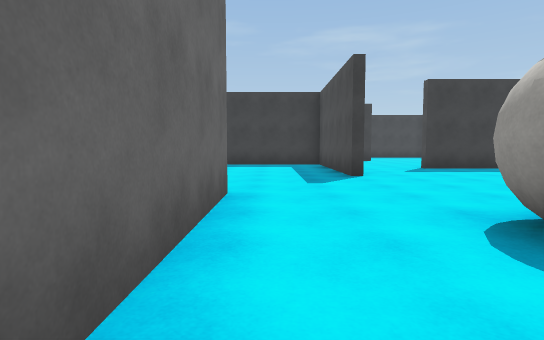
View 1 (above)

18 first-person views from a walk through a scene from a Unity 3-D project. The camera is 1.2 m above the floor, tilts 4° down and sees 80° across. The floor is counted in squares, 2 m on a side. Each view is taken from the middle of a square. On the plan, view 1 faces up. The plan holds only what a view shows up to about 10 squares ahead; the rest is blank. The place goes on beyond the plan. The player character is not drawn. Surface patterns are stand-ins for the level's own textures.

View 2
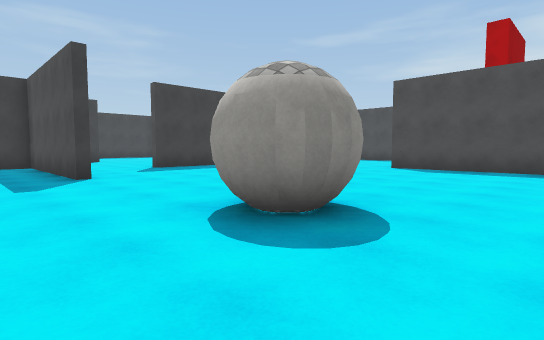

View 3
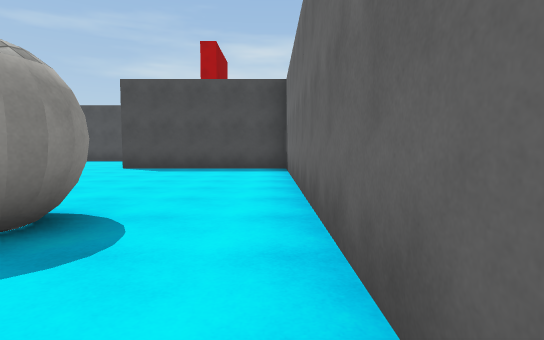

View 4
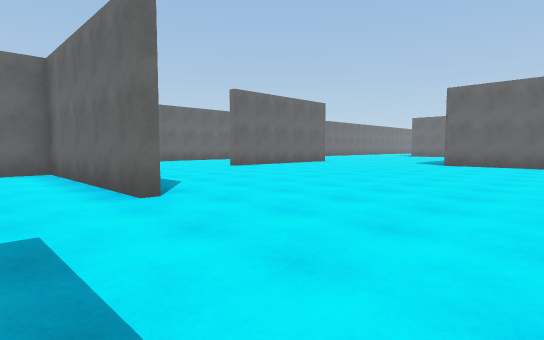

View 5
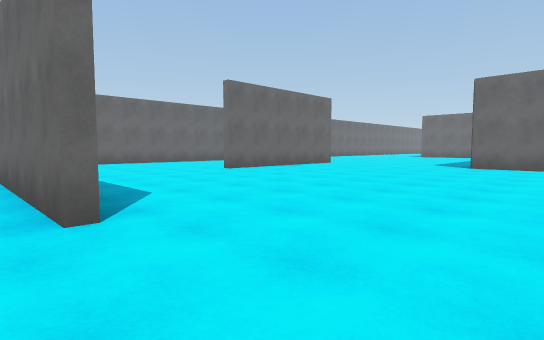

View 6
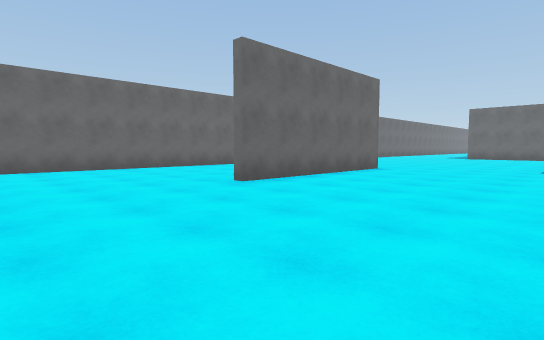

View 7
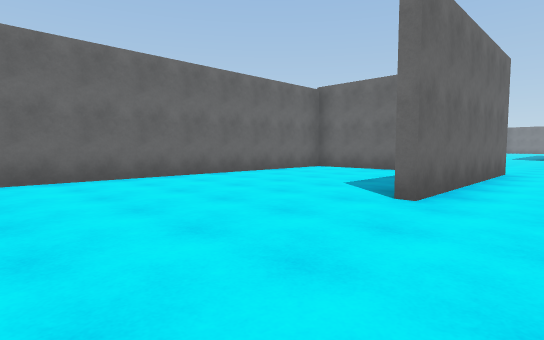

View 8
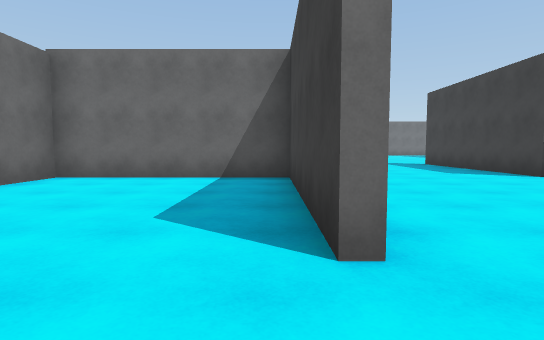

View 9
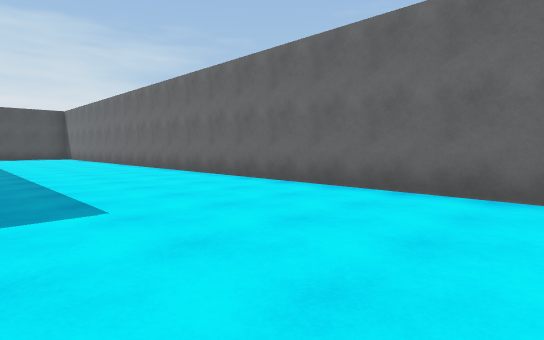

View 10
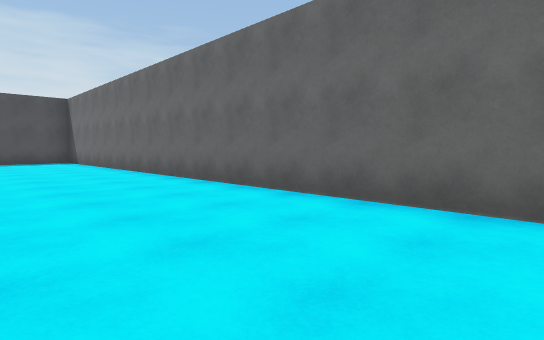

View 11
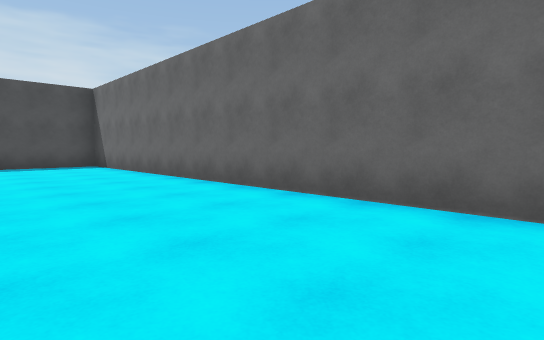

View 12
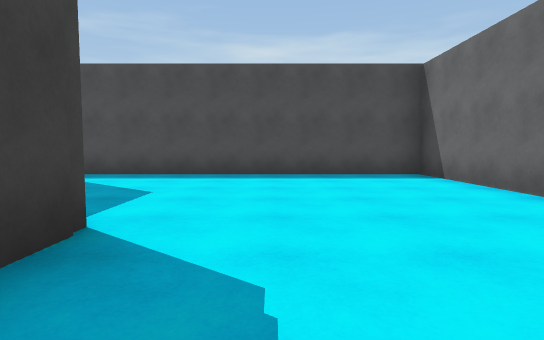

View 13
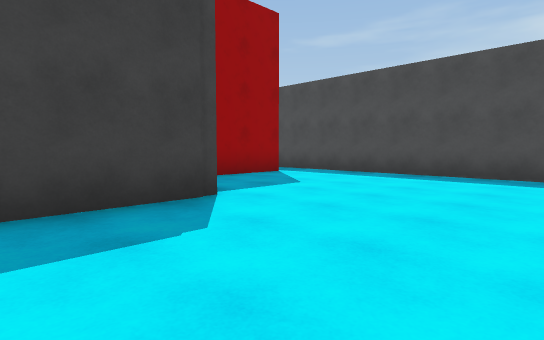

View 14
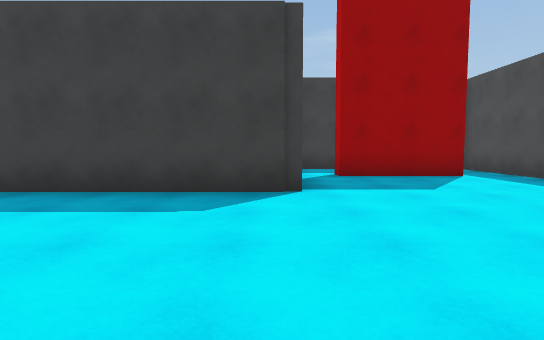

View 15
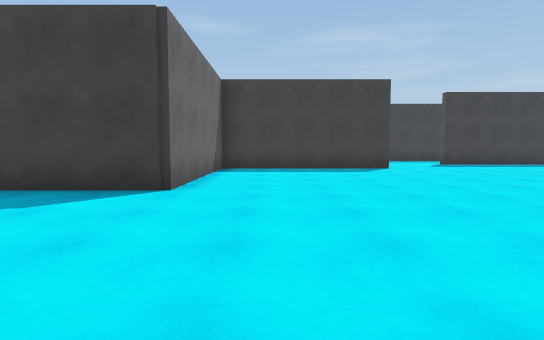

View 16
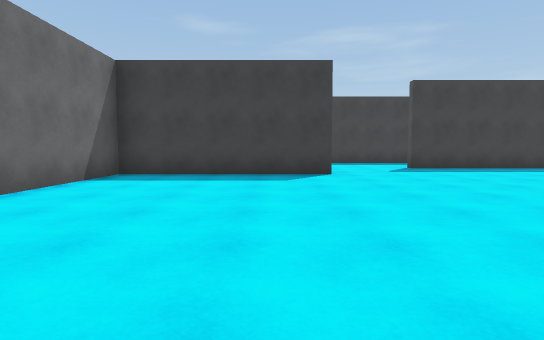

View 17
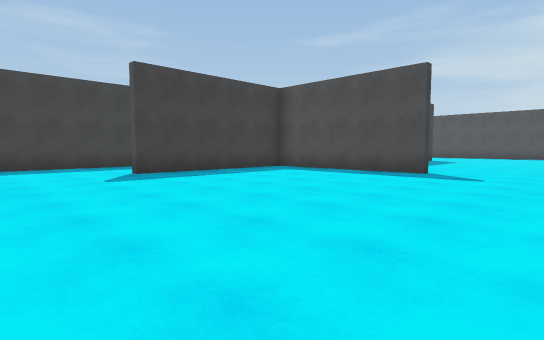

View 18
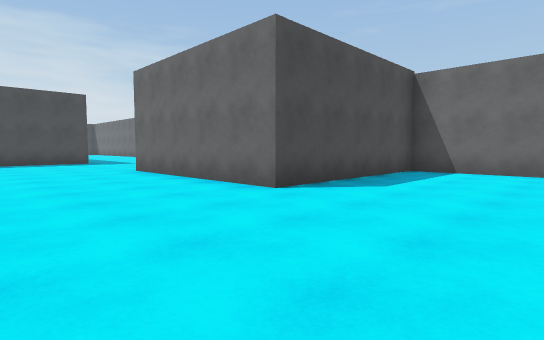

### Floor plan
Key: @ floor where view 1 was taken; # wall or solid block; . floor.
Columns run from 14 left of view 1 to 15 right of it. Each row starts with its distance up from view 1.
 14          ####
 13          ...
 12          ...
 11          ..######
 10          .......#..
  9    ######.......#..##
  8    #............#....
  7    #............#...
  6    #.................
  5    #................. ...
  4 ####.........#....  ...###  ##
  3 .............#.........#.   .#
  2 .............#..##.....#.##..#
  1 .............#.........#.....#
  0 .............#@........#.....#
 -1 ...######....###########.....#
 -2 ...#.........................#
 -3  ..#.........................#
 -4  ..#.........................#
 -5  ..#.........................#
 -6  #############################

Where each view was taken, in squares from view 1:
view 1: 0 up, 0 right, facing up
view 2: 0 up, 0 right, facing up-right
view 3: 0 up, 0 right, facing right
view 4: 8 up, 1 right, facing down-left
view 5: 7 up, 0 right, facing down-left
view 6: 4 up, 2 left, facing down-left
view 7: 1 up, 2 left, facing down-left
view 8: 1 down, 4 left, facing left
view 9: 1 down, 5 left, facing down-right
view 10: 2 down, 0 right, facing down-right
view 11: 2 down, 3 right, facing down-right
view 12: 2 down, 7 right, facing right
view 13: 4 down, 7 right, facing up-right
view 14: 5 down, 9 right, facing up
view 15: 0 up, 9 left, facing up
view 16: 2 up, 7 left, facing up
view 17: 4 up, 6 left, facing up-right
view 18: 3 up, 14 left, facing down-right
